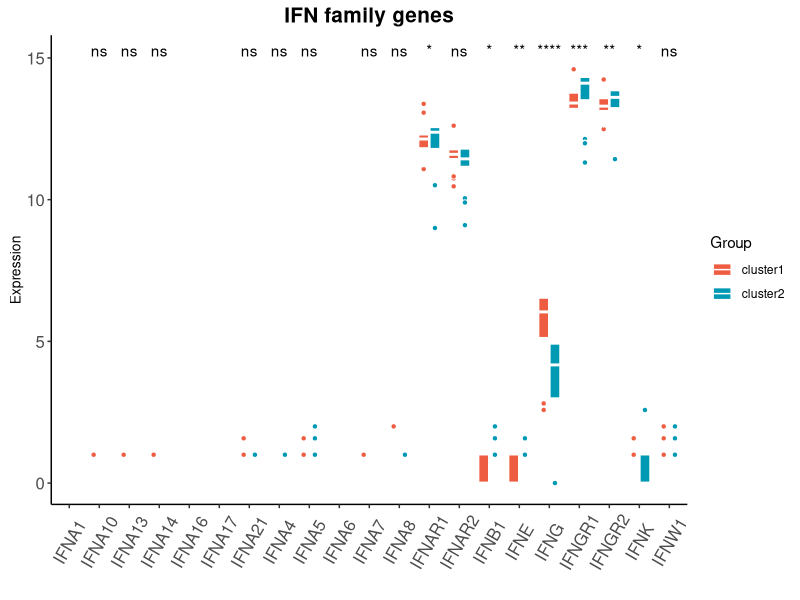

Recreate this plot in R.

rm(list = ls())
rt=read.table("IFN_gene.txt",sep="\t",header=T,row.names=1,check.names=F)   
rt1=rt[,-1]
rt1=t(rt1)

library(tidyverse)
rt1=as.data.frame(t(rt1))
dat <- rt1 %>% as.data.frame() %>%
  rownames_to_column("Sample") %>% 
  gather(key = Complement_Gene,value = Expression,-Sample)
dat$Group = rt[,1]
library(ggpubr)
ggplot(dat,aes(Complement_Gene,Expression,fill = Group)) + 
  geom_boxplot(outlier.shape = 21,color = "white") + 
  labs(title = "IFN family genes", 
       x="",y = "Expression") +
  theme(legend.position = "top") + theme_classic()  + 
  theme(axis.title.y =  element_text(size = 10,vjust = 0.5,hjust = 0.5))+
  theme(axis.text.x = element_text(size = 12,angle = 45,vjust = 0.5,hjust = 0.5))+
  theme(axis.text.y = element_text(size = 12))+
  theme(plot.title = element_text(hjust = 0.5,size=15,face="bold"))+
  
  theme(axis.text.x = element_text(angle=60,vjust = 0.5))+
  scale_fill_manual(values = c("tomato2","#0099B4FF"))+ stat_compare_means(aes(group = Group,label = ..p.signif..),method = "wilcox.test")



